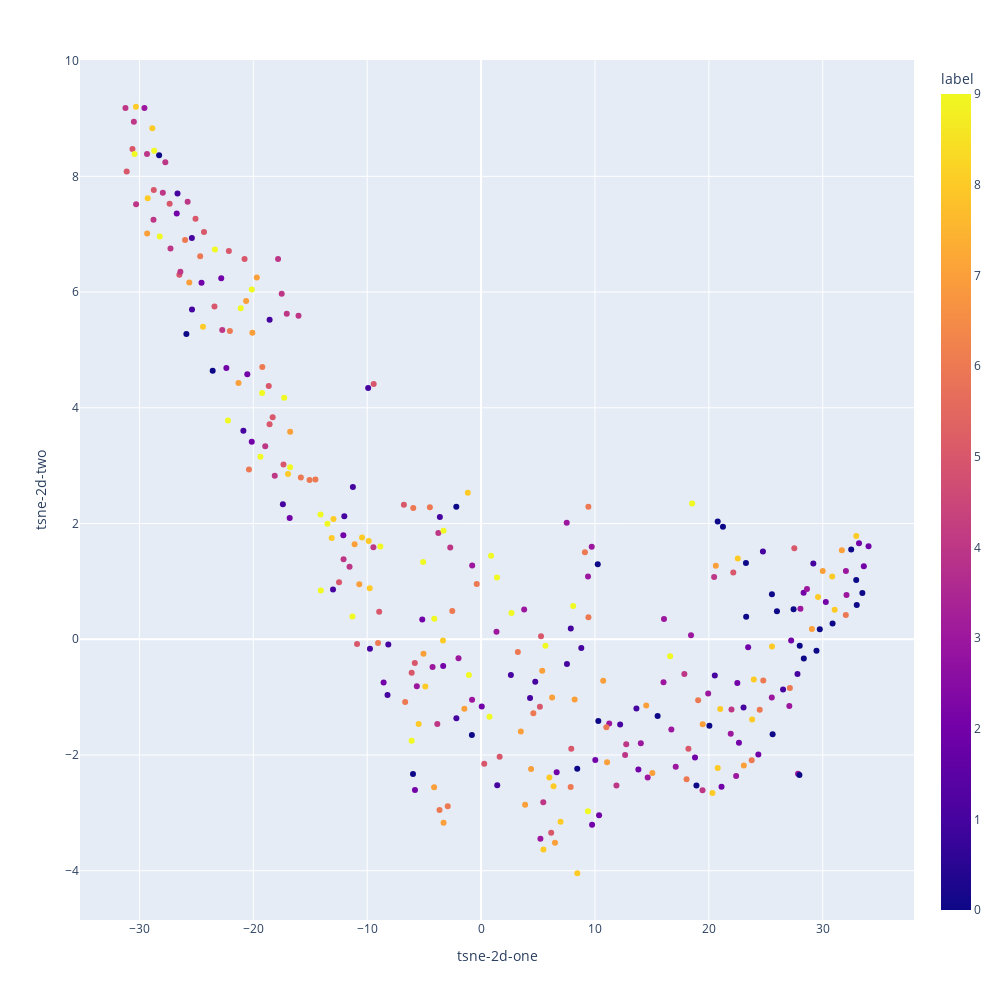

The notebook cell this image was saved under:
### Code cell
import plotly.express as px

# relabel to be easier to see in t-SNE visualization
label = []
idx = 0
id2label = dict()
for identity in identities:
  identity = int(identity)
  if identity not in id2label:
    id2label[identity] = idx
    idx += 1
  label.append(id2label[identity])

df_subset = pd.DataFrame({'label': label})

df_subset['tsne-2d-one'] = tsne_result[:,0]
df_subset['tsne-2d-two'] = tsne_result[:,1]

fig = px.scatter(df_subset, x="tsne-2d-one", y="tsne-2d-two", color="label", height=1000, width=1000)
fig.show()

### Figure 1 — Plotly figure (JSON) as saved in the notebook; plotly's stock layout.template omitted (floating-point values rounded to 4 significant figures; data arrays with more than 128 entries replaced by an {"elided": "..."} marker saying what was removed)
{"data": [{"hovertemplate": "tsne-2d-one=%{x}<br>tsne-2d-two=%{y}<br>label=%{marker.color}<extra></extra>", "legendgroup": "", "marker": {"color": {"elided": "301 int values"}, "coloraxis": "coloraxis", "symbol": "circle"}, "mode": "markers", "name": "", "orientation": "v", "showlegend": false, "type": "scatter", "x": {"elided": "301 float values"}, "xaxis": "x", "y": {"elided": "301 float values"}, "yaxis": "y"}], "layout": {"coloraxis": {"colorbar": {"title": {"text": "label"}}, "colorscale": [[0, "#0d0887"], [0.1111, "#46039f"], [0.2222, "#7201a8"], [0.3333, "#9c179e"], [0.4444, "#bd3786"], [0.5556, "#d8576b"], [0.6667, "#ed7953"], [0.7778, "#fb9f3a"], [0.8889, "#fdca26"], [1, "#f0f921"]]}, "height": 1000, "legend": {"tracegroupgap": 0}, "margin": {"t": 60}, "width": 1000, "xaxis": {"anchor": "y", "domain": [0, 1], "title": {"text": "tsne-2d-one"}}, "yaxis": {"anchor": "x", "domain": [0, 1], "title": {"text": "tsne-2d-two"}}}}
